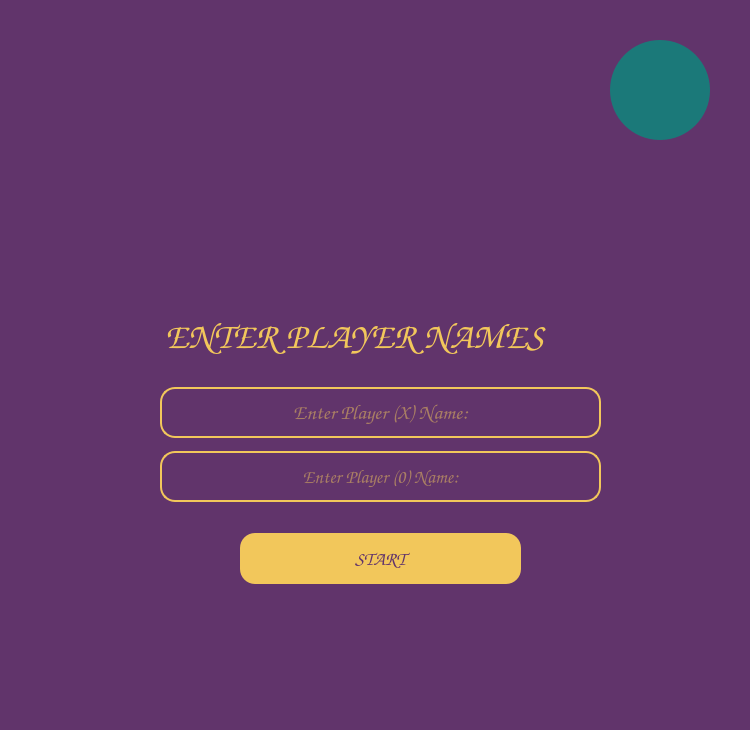
<?xml version="1.0" encoding="UTF-8"?>
<ui version="4.0">
 <class>MainWindow</class>
 <widget class="QMainWindow" name="MainWindow">
  <property name="geometry">
   <rect>
    <x>0</x>
    <y>0</y>
    <width>750</width>
    <height>730</height>
   </rect>
  </property>
  <property name="windowTitle">
   <string>MainWindow</string>
  </property>
  <widget class="QWidget" name="centralwidget">
   <widget class="QTextBrowser" name="textBrowser">
    <property name="enabled">
     <bool>false</bool>
    </property>
    <property name="geometry">
     <rect>
      <x>-10</x>
      <y>-50</y>
      <width>771</width>
      <height>851</height>
     </rect>
    </property>
    <property name="styleSheet">
     <string notr="true">background-color: rgb(97, 52, 107);</string>
    </property>
   </widget>
   <widget class="QLabel" name="title">
    <property name="geometry">
     <rect>
      <x>290</x>
      <y>160</y>
      <width>171</width>
      <height>141</height>
     </rect>
    </property>
    <property name="text">
     <string/>
    </property>
    <property name="pixmap">
     <pixmap>../reso/title.png</pixmap>
    </property>
    <property name="scaledContents">
     <bool>true</bool>
    </property>
   </widget>
   <widget class="QPushButton" name="start">
    <property name="geometry">
     <rect>
      <x>240</x>
      <y>533</y>
      <width>281</width>
      <height>51</height>
     </rect>
    </property>
    <property name="font">
     <font>
      <family>Comic Sans MS</family>
      <pointsize>14</pointsize>
      <weight>75</weight>
      <bold>true</bold>
     </font>
    </property>
    <property name="styleSheet">
     <string notr="true">QPushButton {
    background-color: #f2c75b;  /* Background color */
    color: #61346b;               /* Text color */
    border-radius: 15px;          /* Rounded corners */
    padding: 10px;                /* Padding */
}
QPushButton:hover {
    background-color: #d1a95d;    /* Hover background color */
}
</string>
    </property>
    <property name="text">
     <string>START</string>
    </property>
   </widget>
   <widget class="QLabel" name="namelabel">
    <property name="geometry">
     <rect>
      <x>165</x>
      <y>300</y>
      <width>681</width>
      <height>71</height>
     </rect>
    </property>
    <property name="font">
     <font>
      <family>Comic Sans MS</family>
      <pointsize>28</pointsize>
      <weight>75</weight>
      <bold>true</bold>
     </font>
    </property>
    <property name="contextMenuPolicy">
     <enum>Qt::PreventContextMenu</enum>
    </property>
    <property name="accessibleDescription">
     <string>&lt;html&gt;&lt;head/&gt;&lt;body&gt;&lt;p&gt;&lt;br/&gt;&lt;/p&gt;&lt;/body&gt;&lt;/html&gt;</string>
    </property>
    <property name="layoutDirection">
     <enum>Qt::RightToLeft</enum>
    </property>
    <property name="styleSheet">
     <string notr="true">color: rgb(242, 199, 91)

</string>
    </property>
    <property name="text">
     <string>ENTER PLAYER NAMES</string>
    </property>
   </widget>
   <widget class="QLineEdit" name="xname">
    <property name="geometry">
     <rect>
      <x>160</x>
      <y>387</y>
      <width>441</width>
      <height>51</height>
     </rect>
    </property>
    <property name="font">
     <font>
      <family>Comic Sans MS</family>
      <pointsize>16</pointsize>
      <weight>75</weight>
      <bold>true</bold>
     </font>
    </property>
    <property name="styleSheet">
     <string notr="true">QLineEdit {
    background-color: #61346b;  /* Background color */
    color: #f2c75b;              /* Text color */
    border: 2px solid #f2c75b;   /* Border color */
    border-radius: 15px;         /* Rounded corners */
    padding: 10px;               /* Padding */
}</string>
    </property>
    <property name="text">
     <string/>
    </property>
    <property name="alignment">
     <set>Qt::AlignCenter</set>
    </property>
    <property name="placeholderText">
     <string>Enter Player (X) Name:</string>
    </property>
   </widget>
   <widget class="QLineEdit" name="oname">
    <property name="geometry">
     <rect>
      <x>160</x>
      <y>451</y>
      <width>441</width>
      <height>51</height>
     </rect>
    </property>
    <property name="font">
     <font>
      <family>Comic Sans MS</family>
      <pointsize>14</pointsize>
      <weight>75</weight>
      <bold>true</bold>
     </font>
    </property>
    <property name="styleSheet">
     <string notr="true">QLineEdit {
    background-color: #61346b;  /* Background color */
    color: #f2c75b;              /* Text color */
    border: 2px solid #f2c75b;   /* Border color */
    border-radius: 15px;         /* Rounded corners */
    padding: 10px;               /* Padding */
}</string>
    </property>
    <property name="text">
     <string/>
    </property>
    <property name="alignment">
     <set>Qt::AlignCenter</set>
    </property>
    <property name="placeholderText">
     <string>Enter Player (0) Name:</string>
    </property>
   </widget>
   <widget class="QPushButton" name="back">
    <property name="geometry">
     <rect>
      <x>610</x>
      <y>40</y>
      <width>100</width>
      <height>100</height>
     </rect>
    </property>
    <property name="styleSheet">
     <string notr="true">background-color: rgb(27, 121, 121); border-radius: 50px</string>
    </property>
    <property name="text">
     <string/>
    </property>
    <property name="icon">
     <iconset>
      <normaloff>../reso/back.png</normaloff>../reso/back.png</iconset>
    </property>
    <property name="iconSize">
     <size>
      <width>100</width>
      <height>100</height>
     </size>
    </property>
   </widget>
  </widget>
 </widget>
 <resources/>
 <connections/>
</ui>
